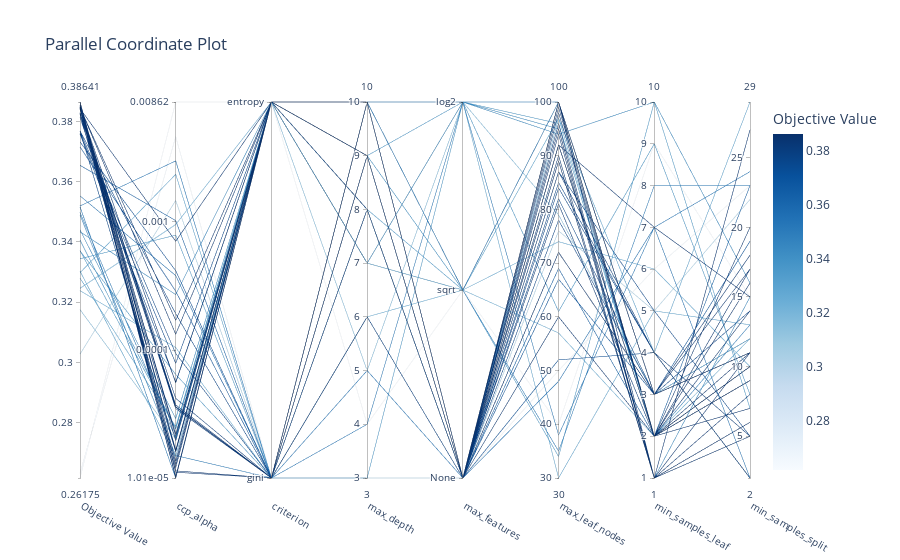

The notebook cell this image was saved under:
### Code cell
visualizations['parallel_coordinate']

### Figure 1 — Plotly figure (JSON) as saved in the notebook; plotly's stock layout.template omitted (floating-point values rounded to 4 significant figures)
{"data": [{"dimensions": [{"label": "Objective Value", "range": [0.2617, 0.3864], "values": [0.3654, 0.349, 0.3519, 0.3246, 0.3176, 0.3344, 0.3434, 0.2617, 0.337, 0.3239, 0.3298, 0.2633, 0.3028, 0.3553, 0.3732, 0.3715, 0.3769, 0.3767, 0.376, 0.3814, 0.3823, 0.3828, 0.384, 0.3844, 0.3841, 0.3849, 0.3864, 0.3864, 0.3498, 0.3826, 0.3844, 0.3844, 0.3846, 0.3846, 0.3855, 0.3517, 0.3371, 0.3758, 0.3304, 0.328, 0.3846, 0.3846, 0.3864, 0.3849, 0.3406, 0.3842, 0.3769, 0.3842, 0.344, 0.3847]}, {"label": "ccp_alpha", "range": [-4.997, -2.065], "ticktext": ["1.01e-05", "0.0001", "0.001", "0.00862"], "tickvals": [-4.997, -4, -3, -2.065], "values": [-2.99, -4.822, -2.524, -3.02, -4.692, -3.103, -3.567, -2.065, -4.189, -3.98, -2.628, -2.336, -2.833, -3.418, -3.381, -3.54, -3.716, -4.026, -4.102, -4.444, -4.376, -4.456, -4.441, -4.427, -4.952, -4.942, -4.915, -4.996, -4.687, -4.891, -4.653, -4.986, -4.706, -4.779, -4.673, -4.997, -4.611, -4.248, -4.83, -4.597, -3.767, -4.788, -4.786, -4.865, -4.613, -4.254, -4.793, -3.151, -4.533, -3.876]}, {"label": "criterion", "range": [0, 1], "ticktext": ["gini", "entropy"], "tickvals": [0, 1], "values": [0, 0, 0, 1, 1, 0, 1, 1, 0, 0, 0, 0, 0, 0, 0, 0, 0, 0, 1, 0, 0, 0, 0, 0, 0, 0, 1, 1, 1, 1, 1, 1, 1, 1, 1, 1, 1, 1, 1, 1, 1, 1, 1, 1, 1, 1, 1, 1, 1, 1]}, {"label": "max_depth", "range": [3, 10], "values": [10, 10, 4, 7, 5, 8, 7, 4, 3, 6, 10, 9, 3, 5, 6, 8, 8, 6, 8, 9, 9, 9, 9, 9, 9, 10, 10, 10, 10, 10, 10, 10, 10, 10, 10, 10, 9, 8, 7, 10, 10, 10, 10, 9, 9, 9, 8, 10, 7, 9]}, {"label": "max_features", "range": [0, 2], "ticktext": ["None", "sqrt", "log2"], "tickvals": [0, 1, 2], "values": [0, 1, 2, 1, 2, 1, 2, 1, 2, 1, 0, 0, 0, 0, 0, 0, 0, 0, 0, 0, 0, 0, 0, 0, 0, 0, 0, 0, 2, 0, 0, 0, 0, 0, 0, 1, 2, 0, 1, 2, 0, 0, 0, 0, 1, 0, 0, 0, 2, 0]}, {"label": "max_leaf_nodes", "range": [30, 100], "values": [69, 35, 38, 74, 79, 34, 95, 40, 61, 57, 97, 50, 76, 48, 52, 67, 85, 84, 87, 87, 89, 90, 95, 100, 94, 98, 100, 100, 100, 81, 72, 72, 92, 92, 99, 100, 96, 82, 97, 30, 92, 92, 100, 100, 100, 96, 78, 89, 94, 60]}, {"label": "min_samples_leaf", "range": [1, 10], "values": [2, 8, 7, 6, 3, 10, 1, 9, 9, 2, 4, 6, 5, 7, 4, 3, 4, 4, 5, 4, 1, 1, 1, 1, 1, 2, 2, 2, 2, 2, 3, 3, 2, 2, 2, 3, 2, 3, 2, 5, 7, 2, 2, 3, 3, 1, 3, 1, 10, 2]}, {"label": "min_samples_split", "range": [2, 29], "values": [23, 23, 24, 10, 12, 7, 15, 15, 8, 12, 29, 23, 22, 2, 2, 19, 2, 2, 5, 5, 5, 5, 6, 6, 8, 9, 10, 11, 13, 10, 17, 18, 17, 14, 10, 11, 9, 11, 9, 13, 15, 20, 16, 11, 12, 27, 14, 11, 16, 7]}], "labelangle": 30, "labelside": "bottom", "line": {"color": [0.3654, 0.349, 0.3519, 0.3246, 0.3176, 0.3344, 0.3434, 0.2617, 0.337, 0.3239, 0.3298, 0.2633, 0.3028, 0.3553, 0.3732, 0.3715, 0.3769, 0.3767, 0.376, 0.3814, 0.3823, 0.3828, 0.384, 0.3844, 0.3841, 0.3849, 0.3864, 0.3864, 0.3498, 0.3826, 0.3844, 0.3844, 0.3846, 0.3846, 0.3855, 0.3517, 0.3371, 0.3758, 0.3304, 0.328, 0.3846, 0.3846, 0.3864, 0.3849, 0.3406, 0.3842, 0.3769, 0.3842, 0.344, 0.3847], "colorbar": {"title": {"text": "Objective Value"}}, "colorscale": [[0, "rgb(247,251,255)"], [0.125, "rgb(222,235,247)"], [0.25, "rgb(198,219,239)"], [0.375, "rgb(158,202,225)"], [0.5, "rgb(107,174,214)"], [0.625, "rgb(66,146,198)"], [0.75, "rgb(33,113,181)"], [0.875, "rgb(8,81,156)"], [1, "rgb(8,48,107)"]], "reversescale": false, "showscale": true}, "type": "parcoords"}], "layout": {"title": {"text": "Parallel Coordinate Plot"}}}
